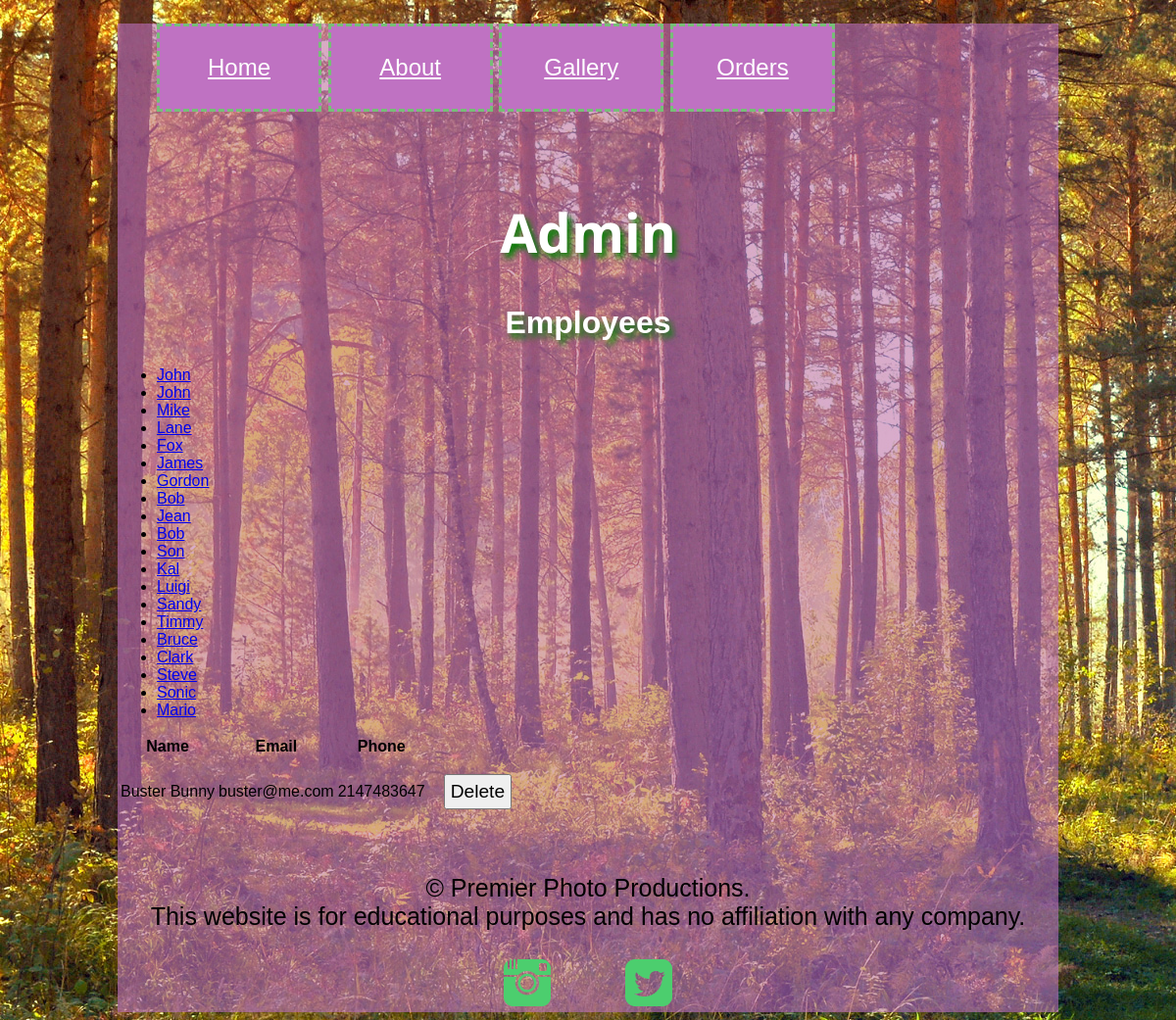
/admin.php?employee_id=4, run on the app's committed database.
### tables this page shows
CREATE TABLE IF NOT EXISTS employee
(
	employeeID INT NOT NULL PRIMARY KEY AUTO_INCREMENT,
	firstName VARCHAR(255) NOT NULL,
	lastName VARCHAR(255) NOT NULL
);

CREATE TABLE IF NOT EXISTS visitor
(
	visitorID INT NOT NULL PRIMARY KEY AUTO_INCREMENT,
	visitorPhone INT NOT NULL,
	visitorName VARCHAR(255) NOT NULL,
	visitorEmail VARCHAR(255) NOT NULL,
	visitorNum TINYINT NOT NULL,
	visitorHours TINYINT NOT NULL,
	employeeID INT NOT NULL REFERENCES employee(employeeID)
);

### admin.php (the view, shortened to what this page needs)
<?php
            if (!isset($employee_id)) {
                $employee_id = filter_input(INPUT_GET, 'employee_id',
                        FILTER_VALIDATE_INT);
            }
            $dsn = 'mysql:host=localhost;dbname=photography';
            $username = 'root';
            $password = 'Pa$$w0rd';
            try {
                $db = new PDO($dsn, $username, $password);
            } catch (PDOException $e) {
                $error_message = $e->getMessage();
                echo "DB Error: " . $error_message;
                exit();
            }
            $query = 'SELECT employeeID, firstName FROM employee ORDER BY employeeID';
            $statement = $db->prepare($query);
            $statement->execute();
            $employees = $statement;
            $query2 = 'SELECT * FROM visitor WHERE employeeID = :employeeID ORDER BY visitorEmail';
            $statement2 = $db->prepare($query2);
            $statement2->bindValue(":employeeID", $employee_id);
            $statement2->execute();
            $visitors = $statement2;
?>
<!doctype html>
<html>
<head>
    <link href="css/styles.css" rel="stylesheet" media="screen"/>
    <link href="css/print.css" rel="stylesheet" media="print"/>
</head>
<body>
    <nav class="horizontal" id="links">
        <ul>
            <li><a href="Landing.html">Home</a></li>
            <li><a href="About.html">About</a></li>
            <li><a href="Gallery.html">Gallery</a></li>
            <li><a href="Orders.html">Orders</a></li>
        </ul>
    </nav>
    <h1>Admin</h1>
    <aside>
        <h2>Employees</h2>
        <nav>
        <ul>
            <?php foreach ($employees as $employee) : ?>
            <li><a href="admin.php?employee_id=<?php echo $employee['employeeID']; ?>">
                    <?php echo $employee['firstName']; ?>
                </a>
            </li>
            <?php endforeach; ?>
        </ul>
        </nav>
    </aside>
    <table>
            <tr>
                <th>Name</th>
                <th>Email</th>
                <th class="right">Phone</th>
                <th>&nbsp;</th>
            </tr>
            <?php foreach ($visitors as $visitor) : ?>
            <tr>
                <td><?php echo $visitor['visitorName']; ?></td>
                <td><?php echo $visitor['visitorEmail']; ?></td>
                <td class="right"><?php echo $visitor['visitorPhone']; ?></td>
                <td><form action="delete_product.php" method="post">
                    <input type="submit" value="Delete">
                </form></td>
            </tr>
            <?php endforeach; ?>
        </table>
    <footer>
        &#169; Premier Photo Productions. <br>
        This website is for educational purposes and has no affiliation with any company.<br/><br/>
        <a href="https://instagram.com/" target="_blank"><img src="images/iconmonstr-instagram-1-48.png" alt="social icon for instagram"></a>
        <a href="https://www.twitter.com/" target="_blank"><img src="images/iconmonstr-twitter-3-48.png" alt="social icon for twitter"></a>
    </footer>
</body>

### css/styles.css (style rules this page uses)
body { background-color: rgba(191, 114, 194, 0.589); font-family: Arial, sans-serif; margin-left: auto; margin-right: auto; width: 960px; }
html { background: url(../images/september-in-the-forest.jpg); }
h1 { clear: both; color: white; text-shadow: green 4px 5px 6px; text-align: center; font-family: 'Open Sans', sans-serif; }
h2 { text-align: center; color: white; font-size: 2em; text-shadow: green 4px 5px 6px; }
nav#links a:link, nav#links a:visited { color: rgb(119, 190, 119); }
nav#links ul li { background-color: rgb(191, 114, 194); display: inline-block; text-align: center; width: 15%; padding: 12px; border: 3px dashed rgb(119, 190, 119) }
nav#links ul li a { color: white; display: block; height: 2.5em; text-align: center; line-height: 2.5em; }
nav#links a:link, nav#links a:visited { color: white; }
footer { position: relative; bottom: 0; text-align: center; }
form { text-align: center; }
input[type='submit'], input[type='reset'] { font-size: 1.2em; padding: 5px; margin: 15px; }
@media only screen and (min-width: 481px) { nav.horizontal ul { display: block; font-size: 1.5em; } }
@media only screen and (min-width: 481px) { h1 { padding-top: 5%; font-size: 55px; } }
@media only screen and (min-width: 481px) { footer { padding-top: 5%; font-size: 25px; } }
@media only screen and (min-width: 769px) { h1 { padding-top: 5%; } }

### css/print.css (style rules this page uses)
nav.horizontal { display: none; }

### data on the page
employee: firstName "John"
employee: firstName "John"
employee: firstName "Mike"
employee: firstName "Lane"
employee: firstName "Fox"
employee: firstName "James"
employee: firstName "Gordon"
employee: firstName "Bob"
employee: firstName "Jean"
employee: firstName "Bob"
employee: firstName "Son"
employee: firstName "Kal"
employee: firstName "Luigi"
employee: firstName "Sandy"
employee: firstName "Timmy"
employee: firstName "Bruce"
employee: firstName "Clark"
employee: firstName "Steve"
employee: firstName "Sonic"
employee: firstName "Mario"
visitor: visitorName "Buster Bunny", visitorEmail "buster@me.com", visitorPhone "2147483647"
